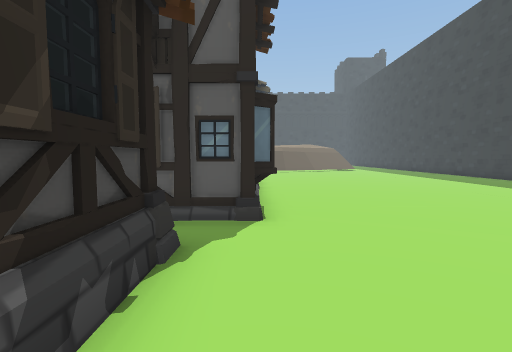
view 1 (above)

24 first-person views from a walk through a 3-D level made in the Unity game engine. The camera is 1.2 m above the floor, tilts 4° down and sees 85° across. The floor is counted in squares, 1 m on a side. Each view is taken from the middle of a square. On the plan, view 1 faces up. The plan holds only what a view shows up to about 13 squares ahead; the rest is blank. The place goes on beyond the plan. The player character is not drawn. Some surface patterns are stand-ins.

view 2
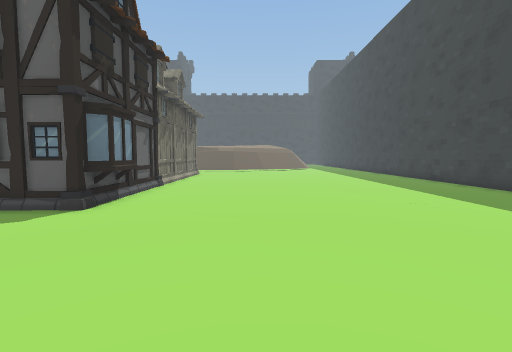

view 3
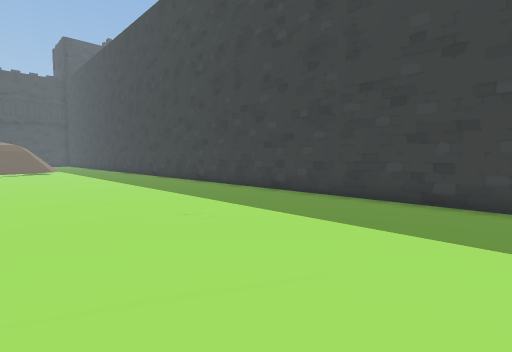

view 4
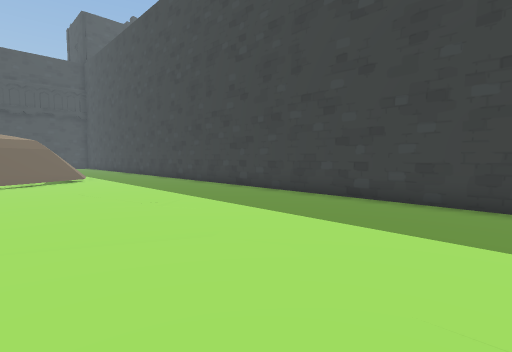

view 5
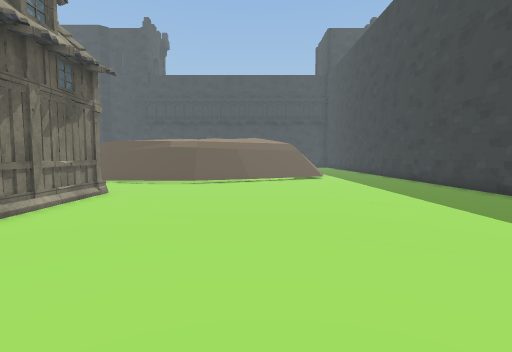

view 6
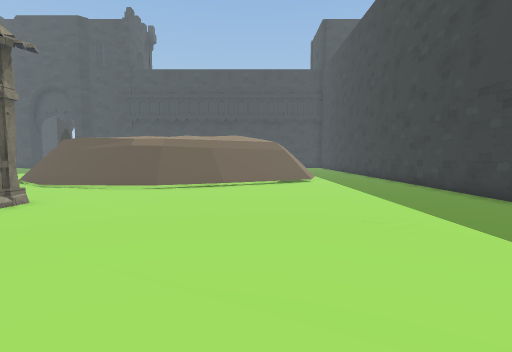

view 7
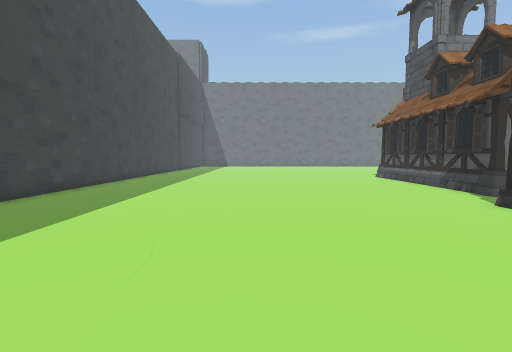

view 8
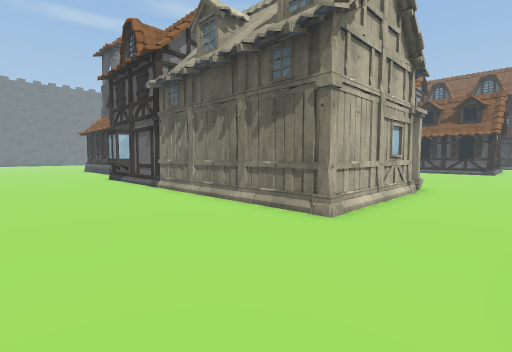

view 9
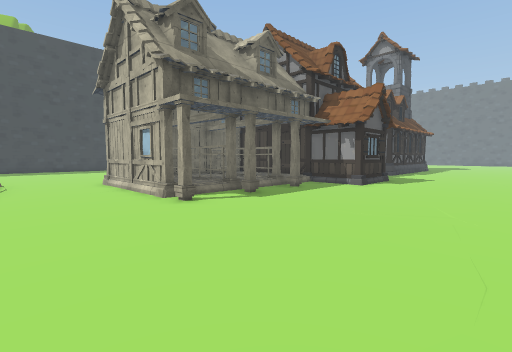

view 10
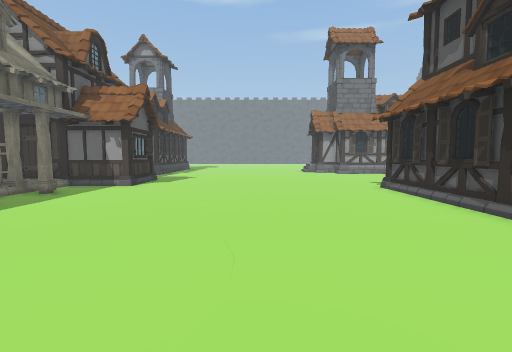

view 11
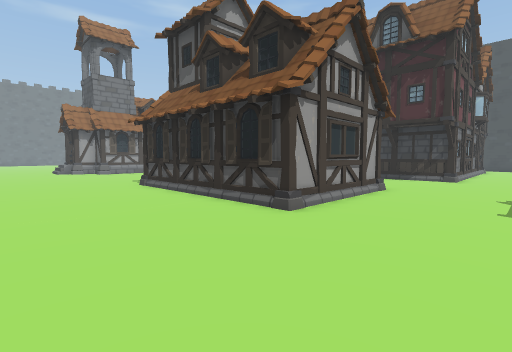

view 12
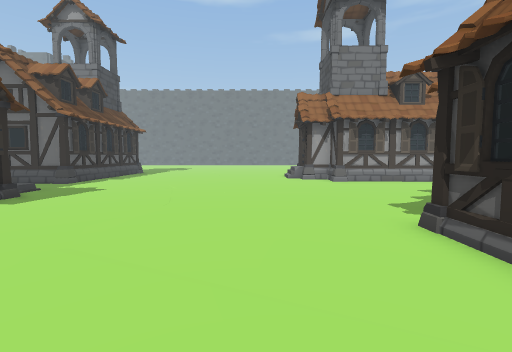

view 13
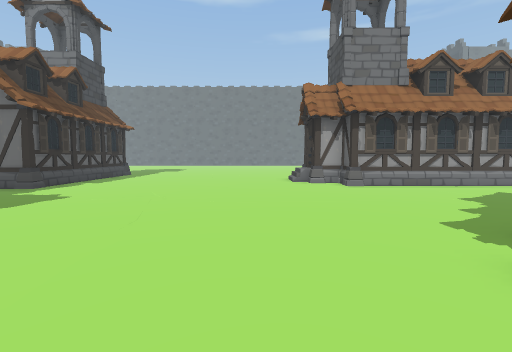

view 14
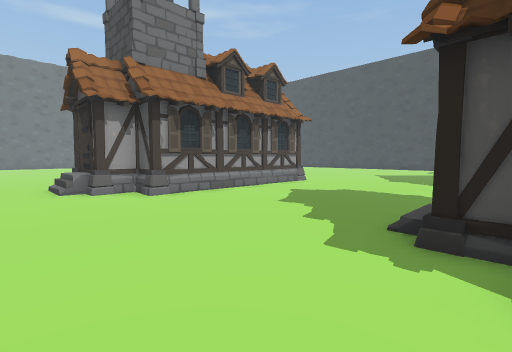

view 15
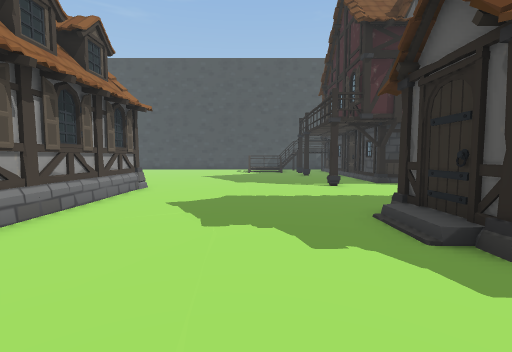

view 16
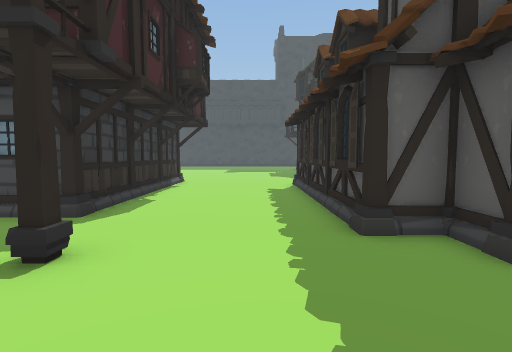

view 17
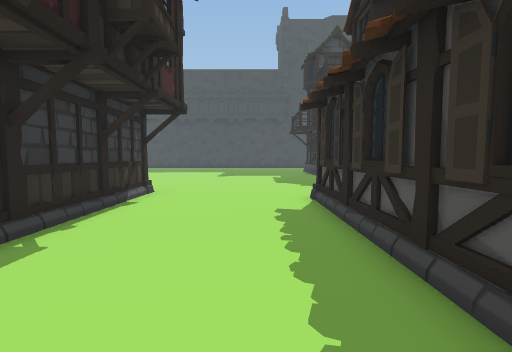

view 18
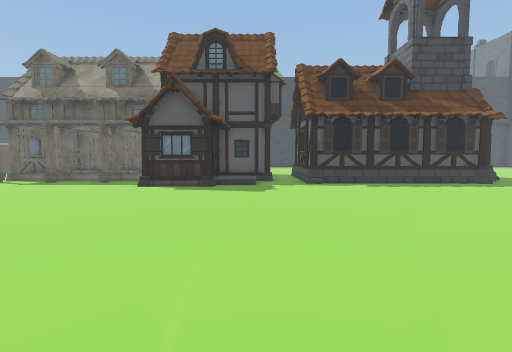

view 19
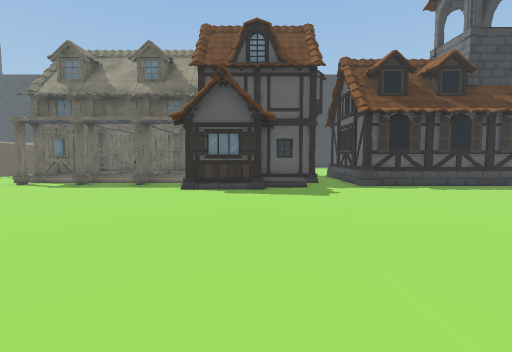

view 20
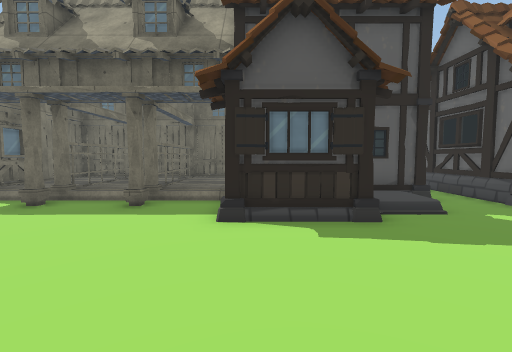

view 21
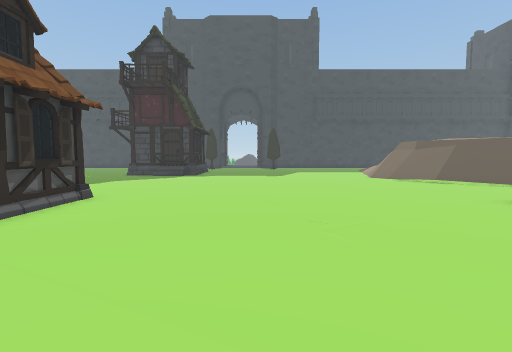

view 22
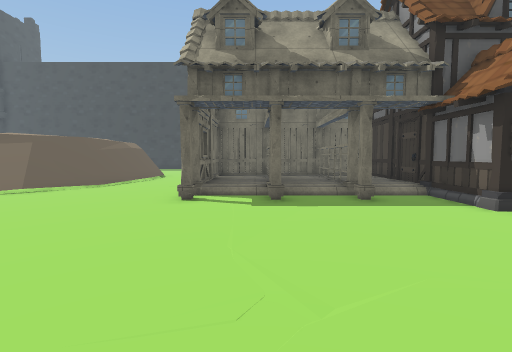

view 23
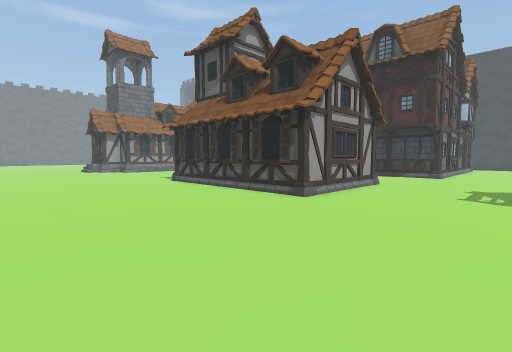

view 24
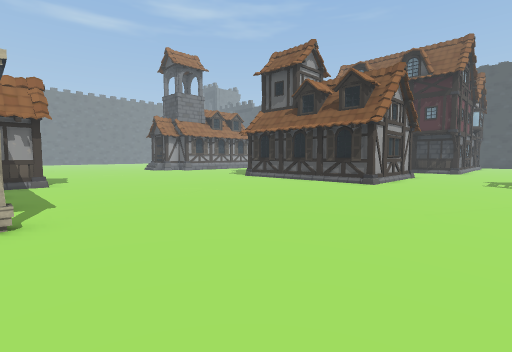

### Floor plan
Key: @ floor where view 1 was taken; # wall or solid block; x gap in a wall; . main floor; : floor 0.25 m higher than the main floor; + floor 2 m higher than the main floor; / step, stairs or slope; = window, fence, low wall or low ledge; ^ raised ledge; v drop or lower ground; O other object.
Columns run from 29 left of view 1 to 13 right of it. Each row starts with its distance up from view 1.
 24 ... ....................==v+  ++++#===....#
 23 .........................==#=///##==......#
 22 ...........................=======........#
 21 ..........................................#
 20 #.........................................#
 19 #.....##^###..............................#
 18 #.....=#  #=............x#####............#
 17 #.....##  ##............:::::#............#
 16 #.....#   ##............:::::#............#
 15 #.....=   #=...........#:#####............#
 14 #.....#   ##............:::::#............#
 13 #.....=    =...........#:#####............#
 12 ......##  ##............:::::#............#
 11 ......##  ##............:::  #............#
 10 .......####..........#########............#
  9 .....................####    #............#
  8 .....................####    #............#
  7 ....................../:#    #............#
  6 ......................//#  ###............#
  5 ........................#   ##............#
  4 .......................##   #.............#
  3 .......................##   #.............#
  2 ..#########............##   #.............#
  1       #  ###...........#    #.............#
  0            #O.. .......#    #@............#
 -1            #O.   ......##   #.   .   ...  #

Positions as (right, up) in squares from view 1, and headings:
1: (0, 0), facing up
2: (4, -1), facing up
3: (5, 1), facing up-right
4: (5, 9), facing up-right
5: (5, 9), facing up
6: (6, 11), facing up
7: (6, 12), facing down
8: (5, 21), facing down-left
9: (-13, 22), facing down-right
10: (-13, 22), facing down
11: (-13, 23), facing down-left
12: (-15, 16), facing down
13: (-15, 14), facing down
14: (-15, 11), facing down-left
15: (-16, 7), facing left
16: (-25, 7), facing up
17: (-25, 11), facing up
18: (-19, 6), facing right
19: (-18, 8), facing right
20: (-13, 10), facing right
21: (-13, 11), facing up
22: (-14, 16), facing right
23: (-11, 24), facing down-left
24: (-6, 24), facing down-left
